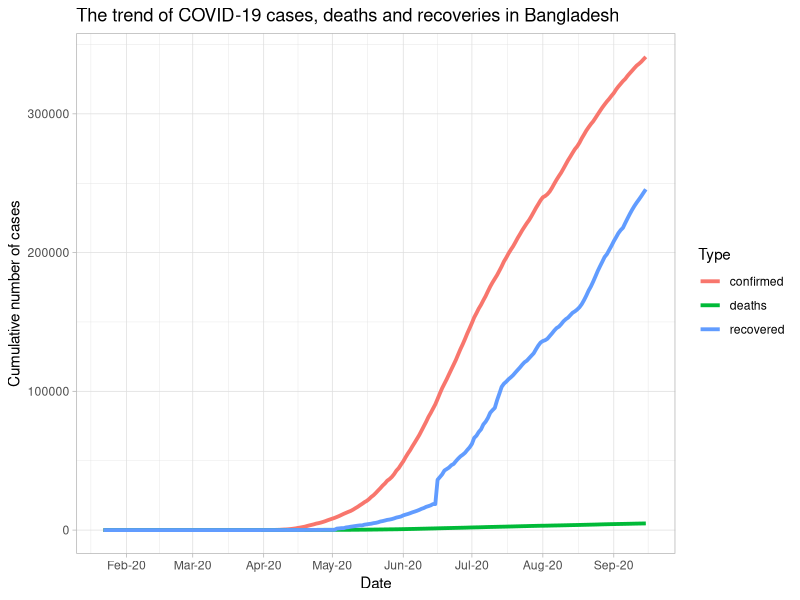
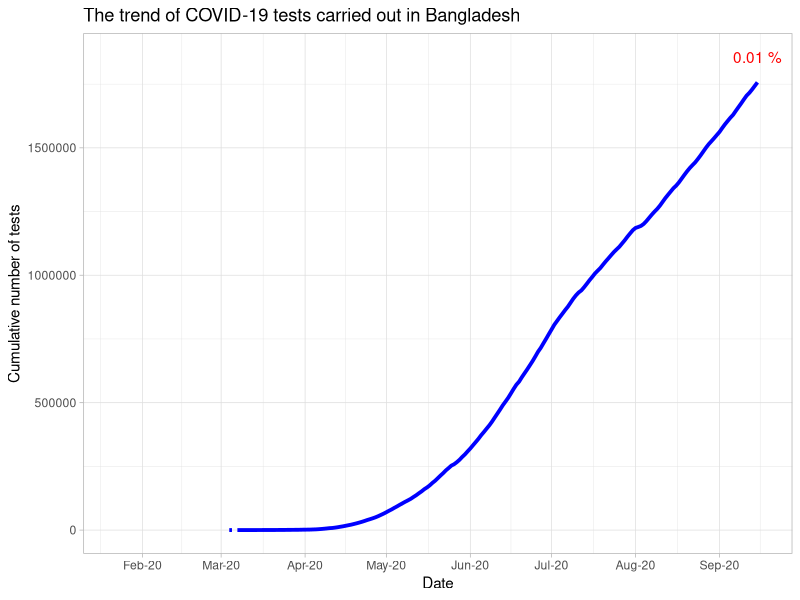

Recreate these plots in R, in order.
## ---- chunk 1
knitr::opts_chunk$set(echo = FALSE, warning = FALSE, message = FALSE)
library(readr)
library(tidyverse)
library(kableExtra)
## ---- chunk 2
tidycovid19_bangla <- read_csv(here::here("content/post/covid-19-bangladesh/data/tidycovid19-bangladesh-data.csv"))
## ---- chunk 3
options(scipen = 999)
tidycovid19_bangla %>%
  select(date, confirmed, deaths, recovered) %>%
  pivot_longer(cols = -date,
               names_to = "Type",
               values_to = "Cases") %>%
  ggplot(aes(x = date,
             y = Cases,
             color = Type)) +
  geom_line(size=1.3) +
  theme_light() +
  labs(x = "Date",
       y = "Cumulative number of cases")+ 
  scale_x_date(date_breaks = "months" , date_labels = "%b-%y") +
  ggtitle("The trend of COVID-19 cases, deaths and recoveries in Bangladesh")
## ---- chunk 4
bangla_pop <- (tidycovid19_bangla %>%
  filter(date == "2020-09-15"))$population

tidycovid19_bangla %>%
  ggplot(aes(x = date,
             y = total_tests)) +
  geom_line(size=1.3, color= "blue") +
  annotate("text", label = paste0(round(((tidycovid19_bangla %>% filter(date == "2020-09-15"))$total_tests)/bangla_pop, 2)," %"), x = as.Date("2020-09-15"), y = (tidycovid19_bangla %>% filter(date == "2020-09-15"))$total_tests + 100000, colour = "red") +
  theme_light() +
  labs(x = "Date",
       y = "Cumulative number of tests")+ 
  scale_x_date(date_breaks = "months" , date_labels = "%b-%y") +
  ggtitle("The trend of COVID-19 tests carried out in Bangladesh")
